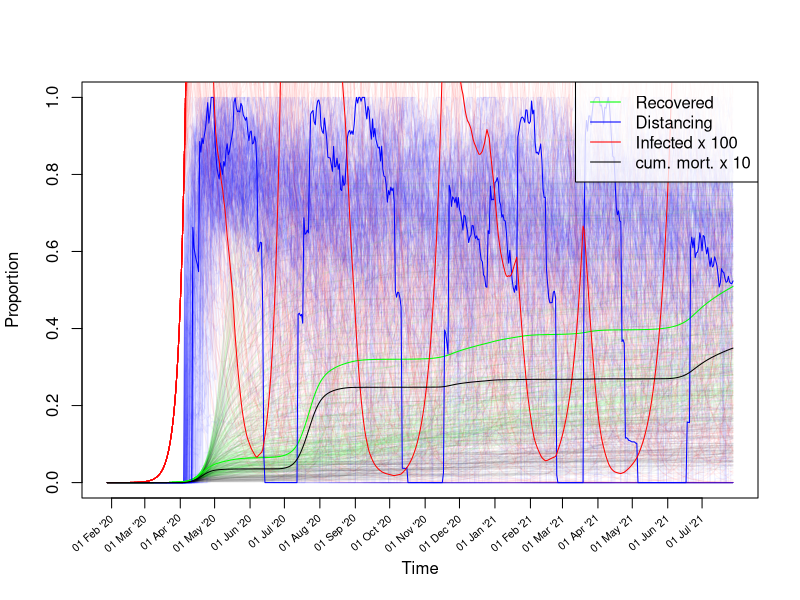

Reproduce this figure in R.
## Simulation of management of Covid-19 outbreak in the UK.
library(nleqslv) # for nonlinear solver 'nleqslv'

# Parameters (unit: days) ------------------------------------------------------

## Parameters controlling disease dynamics:
incubation_time <- 5.1 # Period from infection to symptoms from Ferguson et al. 
incubation_time <- incubation_time +1 # fudge to reproduce R0 and generation time 
start_trans_symp <- incubation_time - 0.5 # Period from infection to the start of infectiousness for symptomatic cases Ferguson et al. 
start_trans_asymp <- start_trans_symp # Period from infection to the start of infectiousness for asymptomatic casesFerguson et al. 
prop_symptoms <- 0.2 # Proportion of infected people developing symptoms https://www.thelancet.com/journals/lancet/article/PIIS0140-6736(20)30567-5/fulltext
#prop_symptoms <- 1/3 # Ferguson et al. 
prop_critical <- 0.06 # Proportion of cases becoming critical # https://www.thelancet.com/journals/lancet/article/PIIS0140-6736(20)30567-5/fulltext
mean_generation_time <- 6.5 # Ferguson et al. 
#generation_time_alpha <- 3 # shape parameter of an assumed gamma distribution, https://academic.oup.com/biostatistics/article/12/2/303/280518
generation_time_alpha <- 2 # shape parameter of an assumed gamma distribution, fudge to reproduce r
R0 <- 2.4 # Basic reproductive number for the infection Ferguson et al. 
inf_symp_asymp_ratio <- 2  # ratio of symptomatic to asymptomatic, Ferguson et al.  
UK_population_size <- 66.44e6
pop_size <- UK_population_size

## Parameters controlling mortality:
case_fatality_rate_1 <- 0.009 # case fatality rate when hospitals below capacity
case_fatality_rate_2 <- 0.09 # case fatality rate when hospitals over capacity
hospitalization_rate <- 0.044 # proportion of cases needing hospitalisation
critical_care_rate <- 0.044 * 0.3 # proprtion of cases needing critical care
critical_care_hospital_time <- 10
# number of infected over number of critical care cases at any moment:
hospital_load_factor <- 
  critical_care_rate * critical_care_hospital_time / 
  mean_generation_time # Amount of load on the hospital system
critical_care_beds <- 8175 # uk number of respirators available
## Threshold for proportion infected:
critical_care_beds / (hospital_load_factor * pop_size) 

## Initial linear growth rate of epidemy:
# Formula assuming gamma distribution for generation time
r0 <- (R0^(1/generation_time_alpha)-1) * generation_time_alpha/mean_generation_time;
r0
# doubling time
#exp(r*T_double)==2 -> T_double == log(2)/r
T_double <- log(2)/r0; T_double # consistency check

## Policy and behaviour parameters:
policy_intervention_rate <- 1/6 # see timing of interventions here: https://lab.gedidigital.it/gedi-visual/2020/coronavirus-i-contagi-in-italia/

## For plotting results:
date_matching_cumulative_fatality <- 55
date_matching_cumulative_date <- as.Date("2020-03-16")

# Stages: set up population categories for the different classes of infected and uninfected people 
stages <- c(
  "S", # susceptible
  "Is1", # symptomatic infected no transmission
  "Is2", # symptomatic infected transmission
  "Ia1", # symptomatic asymptomatic no transmission
  "Ia2", # symptomatic asymptomatic transmission
  "R", # recovered or deceased
  c() )
n_stages <- length(stages)

# Infected stages
IStages <- c("Is1", "Is2", "Ia1", "Ia2")

# Infectious (test postive) stages
PStages <- c("Is2", "Ia2")


# Linear dynamics -------------------------------------------------------------

# Later we still need to adjust two parameters, which will be left open for now: 
# Is2_inf: infectiousness of the Is2 stage (which then scales other stages)
# rec_rate: recovery rate of transmitting individuals
# This adjustment is done using the full linear model such as to fit given values for R0 and mean_generation_time.

# Generate the "survival" part of the population matrix

SS_calc <- function(Is2_inf,rec_rate){
  SS <- matrix(0,nrow = n_stages,ncol= n_stages,
               dimnames = list(Next=stages,Current=stages) )
  SS["S","S"] <- 1
  SS["Is2","Is1"] <- 1/start_trans_symp
  SS["Is1","Is1"] <- 1-1/start_trans_symp
  SS["Ia2","Ia1"] <- 1/start_trans_asymp
  SS["Ia1","Ia1"] <- 1-1/start_trans_asymp
  SS["R","Ia2"] <- rec_rate
  SS["Ia2","Ia2"] <- 1-rec_rate
  SS["R","Is2"] <- rec_rate
  SS["Is2","Is2"] <- 1-rec_rate
  SS["R","R"] <- 1
  return(SS)
}

# Density independent factor of the "fertility" (= transmission) matrix
FF0_calc <- function(Is2_inf,rec_rate){
  FF0 <- matrix(0,nrow = n_stages,ncol= n_stages,
                dimnames = list(Next=stages,Current=stages) )
  FF0["Is1","Is2"] <- Is2_inf * prop_symptoms 
  FF0["Ia1","Is2"] <- Is2_inf * (1-prop_symptoms)
  FF0["Is1","Ia2"] <- Is2_inf * prop_symptoms  / inf_symp_asymp_ratio
  FF0["Ia1","Ia2"] <- Is2_inf * (1-prop_symptoms)  / inf_symp_asymp_ratio
  return(FF0)
}

# Calculate the "fertility" (= transmission) part of the population matrix
FF_calc <- function(Is2_inf,rec_rate){
  FF0 <- FF0_calc(Is2_inf,rec_rate)
  return(FF0 * pop_size)
}

## Decide which is the index of the eigenvalue determining linear growth rate:
eigenvalue_index <- function(eig_values){ # input is a list of eigenvalues
  w <- which(abs(eig_values)==eig_values & eig_values != 1)
  return(w[which.max(eig_values[w])])
}

get_mean_generation_time <- function(SS,FF){
  # See page 842 of Bienvenu, F.; Legendre, S. (2015). "A New Approach to the Generation Time in Matrix Population Models" (PDF). The American Naturalist. 185 (6): 834–843. doi:10.1086/681104. PMID 25996867.
  L <- SS+FF
  eig <- eigen(L)
  i <- eigenvalue_index(eig$values)
  w <- eig$vectors[,i]
  t_eig <- eigen(t(L))
  j <- min(which(abs(t_eig$values - eig$values[i])<1e-10))
  v <- t_eig$vectors[,j]
  if(abs(t(v) %*% w)<1e-10) {
    print(c(i,j))
    print(eig$values)
    print(t_eig$values)
    print(w)
    print(v)
    stop("Potential eigenvector index mixup")
  }
  T_gen <- 1 + (t(v) %*% SS %*% w) / (t(v) %*% FF %*% w) 
  return(T_gen)
}

## Calculates both R0 and mean generation time for given SS and FF:
R0_and_Tgen <- function(SS,FF){
  L <- SS + FF
  Tgen <- get_mean_generation_time(SS,FF)
  eig <- eigen(L[IStages,IStages])
  i <- eigenvalue_index(eig$values)
  r <- log(eig$values[i])
  # https://beast.community/estimating_R0
  # https://www.sciencedirect.com/science/article/pii/S1755436518300847
  generation_time_beta <- generation_time_alpha / Tgen
  R0 <- (1+r/generation_time_beta)^generation_time_alpha
  return(c(R0,Tgen))
}

# Calculate the difference between observed values for R0 and values calculated from the survival and transmission matrices
R0_and_Tgen_diff <- function(x){
  as.numeric(
    with(as.list(x),
         R0_and_Tgen(SS_calc(Is2_inf,rec_rate),FF_calc(Is2_inf,rec_rate)) - 
           c(R0,mean_generation_time) ))
}

# Initial values for Is2_inf and rec_rate
initialGuess <- c(Is2_inf=0.1/pop_size,rec_rate=0.01 )
# #Tests
# with(as.list(initialGuess),
#      SS_calc(Is2_inf,rec_rate)+FF_calc(Is2_inf,rec_rate))
# with(as.list(initialGuess),
#      get_mean_generation_time(SS_calc(Is2_inf,rec_rate),FF_calc(Is2_inf,rec_rate)))
# with(as.list(initialGuess),
#      R0_and_Tgen(SS_calc(Is2_inf,rec_rate),FF_calc(Is2_inf,rec_rate)))

# Differences between observed R0 and generation time calculated using the "initial guess" values and the observed values
R0_and_Tgen_diff(initialGuess)

## Generate values of Is2_inf and rec_rate which fit R0 and generation time
fit <- nleqslv(initialGuess,R0_and_Tgen_diff);
fit$message  # should be "Function criterion near zero" or "x-values within tolerance 'xtol'"
fit$x
## double check
with(as.list(fit$x),
     R0_and_Tgen(SS_calc(Is2_inf,rec_rate),FF_calc(Is2_inf,rec_rate)))

## Compute population matrices:
SS <- with(as.list(fit$x),SS_calc(Is2_inf,rec_rate))
FF <- with(as.list(fit$x),FF_calc(Is2_inf,rec_rate))
FF0 <- with(as.list(fit$x),FF0_calc(Is2_inf,rec_rate))
L <- SS + FF


linear_growth_rate <- # linear growth rate r should be around 0.2
  log(eigen(L[IStages,IStages])$values[1]) 
c(r0,linear_growth_rate) ## should be the same

# Non-linear dynamics ----------------------------------------------------------

# Set up matrix for numbers in each state at each timepoint
n_steps <- 365 * 1.5 #How long to simulate for
state <- matrix(0, nrow=n_steps+1, ncol=n_stages) 
colnames(state) <- stages
S_index <- which(stages == "S") # index of S stage
state[1,"Ia1"] <- 10 # Seed with some asymptotic cases
state[1,"S"] <- pop_size - sum(state[1,-S_index]) # Initial number of uninfected individuals
deaths <- rep(NA,n_steps+1) # deaths per step
deaths[1] <- 0

# Function to compute the number of deaths
compute_deaths <- function(state_snippet){
  total_infected <- sum(state_snippet[1,IStages])
  respirator_demand <- hospital_load_factor * total_infected
  with_respirator <- min(critical_care_beds, respirator_demand)
  without_respirator <- respirator_demand - with_respirator
  fatality_rate <-
    (with_respirator * case_fatality_rate_1 + without_respirator * case_fatality_rate_2)/
    respirator_demand
  rec <- state_snippet[2,"R"] - state_snippet[1,"R"]
  deaths <- rec * fatality_rate
  return(deaths)
}

# Simulate without policy interventions ----------------------------------------

for(i in 1:n_steps){
  Lx <- SS + FF0 * state[i,"S"]
  state[i+1,] <- Lx %*% state[i,]
  state[i+1,"S"] <- pop_size - sum(state[i+1,-S_index])
  deaths[i+1] <- compute_deaths(state[c(0,1)+i,])
}
date_matching_i <- sum(cumsum(deaths) <= date_matching_cumulative_fatality)

if(FALSE){ ## this passage is deactivated, used only for testing and model comparisons:
  ## Simulate without policy interventions
  dates <- date_matching_cumulative_date-date_matching_i+seq(0,n_steps)
  plot(dates,rep(0,n_steps+1),type="n",ylim=c(0,1),xlab="Time",ylab="Proportion",xaxt="n")
  selectedDates <- dates[format(dates, "%d")=="01"]
  axis(1, selectedDates, labels = F , cex.axis = .7)
  text(selectedDates, par("usr")[3]-0.05, 
       srt = 40, adj= 1, xpd = TRUE,
       labels = format(selectedDates, "%d %b '%y"), cex=0.65)
  lines(dates,(state[,"R"]-cumsum(deaths))/pop_size,col="black",type="l")
  lines(dates,rowSums(state[,IStages])/pop_size,col="red",type="l")
  lines(dates,cumsum(deaths)/pop_size*1e1,col="brown",type="l")
  legend(x="bottomright",
         legend = c("Recovered","Infected","cum. mortality x 10"),
         col=c("black","red","brown"),lty=1,bg=rgb(1,1,1,alpha = 0.4))
}

# Simulate policy interventions with uncertainty -------------------------------

dfac <- rep(NA,n_steps+1) # social distancing factor, scales infection rate
dfac[1] <- 1 # Value 1 corresponds to no distancing, the initial assumption
growth_rate <- linear_growth_rate # growth_rate is adjusted in simulations to inform policy
n_runs <- 200 # How often to repeat simulation
if(!exists("plotting")) plotting <- TRUE # set to FALSE if plotting takes too much time
other_runs_alpha <- 10/n_runs # Intensity of plotting all but last simulation
final_mortality <- rep(NA,n_runs) # Record total mortality at end of each simulation
final_immunization <- rep(NA,n_runs) # Record total immunication rate at end of each simulation
# Prepare plot of results:
dates <- date_matching_cumulative_date-date_matching_i+seq(0,n_steps)
plot(dates,rep(0,n_steps+1),type="n",ylim=c(0,1),xlab="Time",ylab="Proportion",xaxt="n")
selectedDates <- dates[format(dates, "%d")=="01"]
axis(1, selectedDates, labels = F , cex.axis = .7)
text(selectedDates, par("usr")[3]-0.05, 
     srt = 40, adj= 1, xpd = TRUE,
     labels = format(selectedDates, "%d %b '%y"), cex=0.65)


# run n_runs simulations
for(run in 1:n_runs){
  policy_intervention_times <- c()
  for(i in 1:n_steps){
    dfac[i+1] <- 1-exp(min(0,(log(1-dfac[i])+rnorm(1,-1/(30*6),1/30)))) # decline of compliance
    if(runif(1)< policy_intervention_rate){# adjust policy:
      if(state[i,"Is2"]/pop_size > 0.0005 && growth_rate > 0){ # more measures
        dfac[i+1] <- dfac[i+1] * runif(1,0.2,1) # outcome is uncertain
        policy_intervention_times <-
          append(policy_intervention_times,i)
      }else if(dfac[i+1] < 1 && state[i,"Is2"]/pop_size < 0.0001 && growth_rate <  0.1){ # less measures
        dfac[i+1] <- min(1,dfac[i+1]*runif(1,1,2)) # outcome uncertain
        policy_intervention_times <-
          append(policy_intervention_times,i)
      }
    }
    Lx <- SS + FF0 * state[i,"S"] * dfac[i+1]
    state[i+1,] <- Lx %*% state[i,]
    state[i+1,"S"] <- pop_size - sum(state[i+1,-S_index])
    deaths[i+1] <- compute_deaths(state[c(0,1)+i,])
    growth_rate <- log(sum(state[i+1,PStages])/sum(state[i,PStages]))
  }
  if(plotting || run == n_runs){
    line_alpha <- ifelse(run > n_runs-1,1,other_runs_alpha)*255
    plotcol <- do.call(rgb,as.list(c(col2rgb("green"),alpha=line_alpha,max = 255)))
    lines(dates,(state[,"R"]-cumsum(deaths))/pop_size,col=plotcol,type="l")
    plotcol <- do.call(rgb,as.list(c(col2rgb("blue"),alpha=line_alpha,max = 255)))
    lines(dates,1-dfac,col=plotcol,type="l")
    plotcol <- do.call(rgb,as.list(c(col2rgb("red"),alpha=line_alpha,max = 255)))
    lines(dates,100*rowSums(state[,IStages])/pop_size,col=plotcol,type="l")
    plotcol <- do.call(rgb,as.list(c(col2rgb("black"),alpha=line_alpha,max = 255)))
    lines(dates,cumsum(deaths)/pop_size * 1e1,col=plotcol,type="l")
  }
  final_mortality[run] <- sum(deaths)/pop_size
  final_immunization[run] <- 
    (state[n_steps,"R"]-sum(deaths))/(pop_size-sum(deaths))
}
for(t in policy_intervention_times){
  lines(c(t,t),c(0,1), col="black", lty=3)
}
legend(x="topright",
       legend = c("Recovered","Distancing","Infected x 100","cum. mort. x 10"),
       col=c("green","blue","red","black"),lty=1,bg=rgb(1,1,1,alpha = 0.8))
#plot(final_immunization,final_mortality,pch="+",cex=0.3)

if(F){
  # some other, optional analyses
hist(final_mortality)
compliance_decline_levels <- seq(-1/30*2,1/30*2,length.out = n_runs)
for(run in 1:n_runs){
  compliance_decline <- compliance_decline_levels[run]
  for(i in 1:n_steps){
    dfac[i+1] <- 1-exp(min(0,(log(1-dfac[i])+rnorm(1,-compliance_decline,1/30)))) # decline of compliance
    if(runif(1)< policy_intervention_rate){# adjust policy:
      if(state[i,"Is2"]/pop_size > 0.0005 && growth_rate > 0){ # more measures
        dfac[i+1] <- dfac[i+1] * runif(1,0.2,1) # outcome is uncertain
        policy_intervention_times <-
          append(policy_intervention_times,i)
      }else if(dfac[i+1] < 1 && state[i,"Is2"]/pop_size < 0.0001 && growth_rate <  0.1){ # less measures
        dfac[i+1] <- min(1,dfac[i+1]*runif(1,1,2)) # outcome uncertain
        policy_intervention_times <-
          append(policy_intervention_times,i)
      }
    }
    Lx <- SS + FF0 * state[i,"S"] * dfac[i+1]
    state[i+1,] <- Lx %*% state[i,]
    state[i+1,"S"] <- pop_size - sum(state[i+1,-S_index])
    deaths[i+1] <- compute_deaths(state[c(0,1)+i,])
    growth_rate <- log(sum(state[i+1,PStages])/sum(state[i,PStages]))
  }
  final_mortality[run] <- sum(deaths)/pop_size
  final_immunization[run] <- 
    (state[n_steps,"R"]-sum(deaths))/(pop_size-sum(deaths))
}
plot(compliance_decline_levels*30,final_mortality,cex=200/n_runs,xlab="Decline of compliance (Month)^-1")

thresholdFactor_levels <- 10^(seq(-3,3,length.out = n_runs))
for(run in 1:n_runs){
  thresholdFactor <- thresholdFactor_levels[run]
  for(i in 1:n_steps){
    dfac[i+1] <- 1-exp(min(0,(log(1-dfac[i])+rnorm(1,-1/(2*30),1/30)))) # decline of compliance
    if(runif(1)< policy_intervention_rate){# adjust policy:
      if(state[i,"Is2"]/pop_size > 0.0005*thresholdFactor && growth_rate > 0){ # more measures
        dfac[i+1] <- dfac[i+1] * runif(1,0.2,1) # outcome is uncertain
        policy_intervention_times <-
          append(policy_intervention_times,i)
      }else if(dfac[i+1] < 1 && state[i,"Is2"]/pop_size < 0.0001*thresholdFactor && growth_rate <  0.1){ # less measures
        dfac[i+1] <- min(1,dfac[i+1]*runif(1,1,2)) # outcome uncertain
        policy_intervention_times <-
          append(policy_intervention_times,i)
      }
    }
    Lx <- SS + FF0 * state[i,"S"] * dfac[i+1]
    state[i+1,] <- Lx %*% state[i,]
    state[i+1,"S"] <- pop_size - sum(state[i+1,-S_index])
    deaths[i+1] <- compute_deaths(state[c(0,1)+i,])
    growth_rate <- log(sum(state[i+1,PStages])/sum(state[i,PStages]))
  }
  final_mortality[run] <- sum(deaths)/pop_size
  final_immunization[run] <- 
    (state[n_steps,"R"]-sum(deaths))/(pop_size-sum(deaths))
}
plot(thresholdFactor_levels,final_mortality,cex=200/n_runs,xlab="Change in threshold for policy response",log="x")

}
